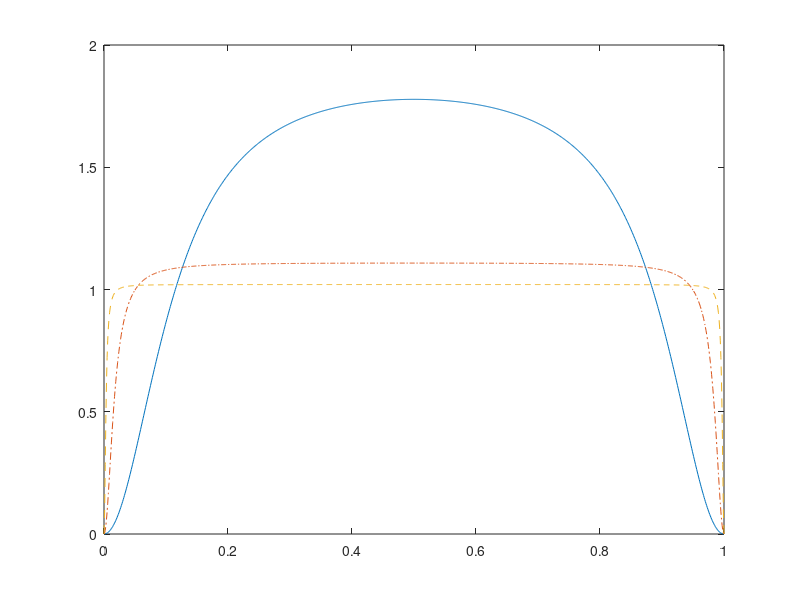

The MATLAB script that drew this image:
fofr=0:0.001:1;
arg=2.*pi.*fofr;
nume=2.*(1.-cos(arg));
den11=(1+0.5*0.5);
den12=(2*0.5).*cos(arg);
den1=den11-den12;
den21=1+0.9*0.9;
den22=(2.*0.9).*cos(arg);
den2=den21-den22;
den31=(1+0.98*0.98);
den32=((2.*0.98).*cos(arg));
den3=den31-den32;
resp1=nume./den1;
%max1=max(resp1);
%resp1=resp1./max1;
resp2=nume./den2;
%max2=max(resp2);
%resp2=resp2./max2;
resp3=nume./den3;
%max3=max(resp3);
%resp3=resp3./max3;
plot(fofr,resp1,fofr,resp2,'-.',fofr,resp3,'--');
